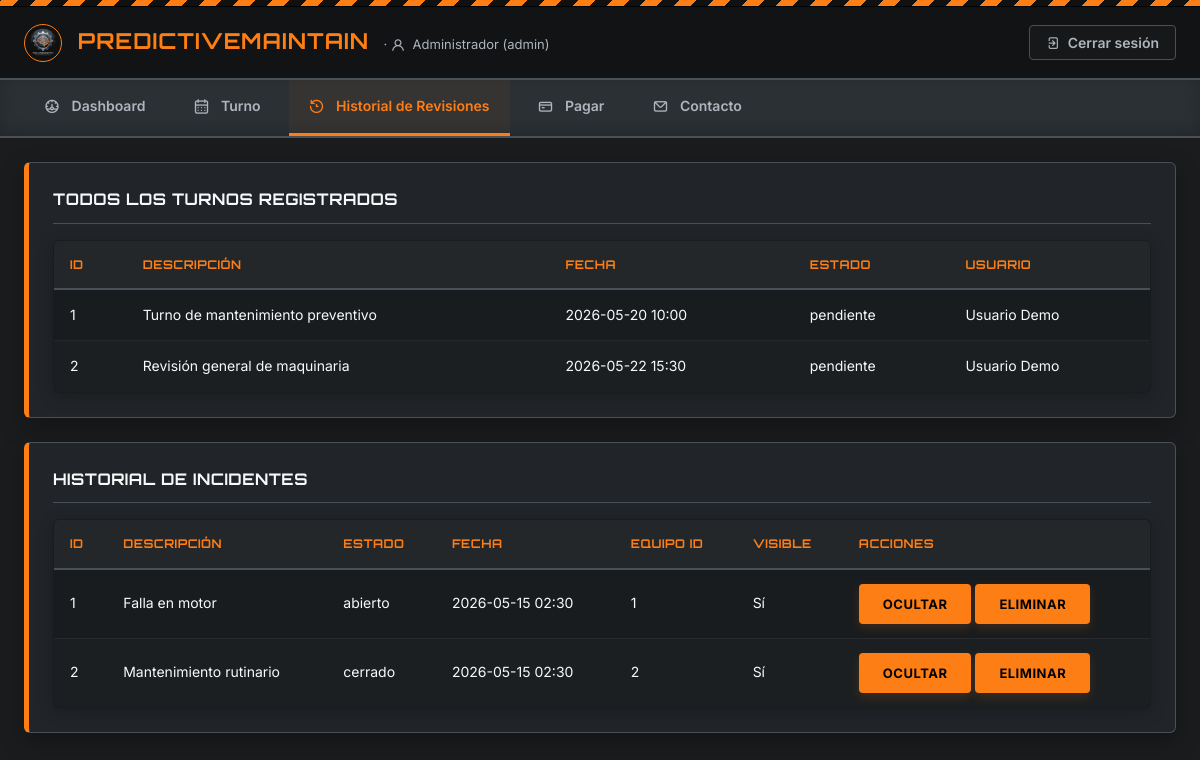
Screenshot of /frontend/vista/historial.php (signed in) with the database file from the repository.
### tables this page shows
CREATE TABLE turnos (
    id INT AUTO_INCREMENT PRIMARY KEY,
    usuario_id INT NOT NULL,
    descripcion VARCHAR(255) NOT NULL,
    fecha DATETIME NOT NULL,
    estado ENUM('pendiente','confirmado','cancelado') NOT NULL DEFAULT 'pendiente',
    creado_en DATETIME NOT NULL DEFAULT CURRENT_TIMESTAMP,
    FOREIGN KEY (usuario_id) REFERENCES usuarios(id) ON DELETE CASCADE
);

CREATE TABLE usuarios (
    id INT AUTO_INCREMENT PRIMARY KEY,
    nombre VARCHAR(255) NOT NULL,
    email VARCHAR(255) NOT NULL UNIQUE,
    password VARCHAR(255) NOT NULL,
    rol ENUM('admin','usuario') NOT NULL DEFAULT 'usuario',
    creado_en DATETIME NOT NULL DEFAULT CURRENT_TIMESTAMP
);

CREATE TABLE incidentes (
    id INT AUTO_INCREMENT PRIMARY KEY,
    descripcion TEXT NOT NULL,
    estado ENUM('abierto', 'cerrado', 'en_progreso') NOT NULL DEFAULT 'abierto',
    fecha DATETIME NOT NULL DEFAULT CURRENT_TIMESTAMP,
    equipo_id INT,
    visible TINYINT(1) NOT NULL DEFAULT 1,
    FOREIGN KEY (equipo_id) REFERENCES equipos(id) ON DELETE CASCADE
);

### frontend/vista/auth.php (called while the page is built, shortened)
<?php
function isAdmin() {
    return isset($_SESSION['rol']) && $_SESSION['rol'] === 'admin';
}
function getCurrentUserName() {
    return $_SESSION['nombre'] ?? 'Invitado';
}
function getCurrentUserRole() {
    return $_SESSION['rol'] ?? 'usuario';
}
?>

### backend/modelo/TurnoModelo.php (called while the page is built, shortened)
<?php
class TurnoModelo {
    private $conn;
    public function __construct() {
        $host = 'localhost';
        $user = 'root';
        $pass = '';
        $db = 'predictive_maintain';
        $this->conn = new mysqli($host, $user, $pass, $db);
    }
    public function listar($usuarioId = null) {
        if ($usuarioId === null) {
            $sql = 'SELECT t.id, t.descripcion, t.fecha, t.estado, t.usuario_id, u.nombre AS usuario_nombre FROM turnos t JOIN usuarios u ON t.usuario_id = u.id ORDER BY t.fecha ASC';
            $stmt = $this->conn->prepare($sql);
        } else {
            $sql = 'SELECT t.id, t.descripcion, t.fecha, t.estado, t.usuario_id, u.nombre AS usuario_nombre FROM turnos t JOIN usuarios u ON t.usuario_id = u.id WHERE t.usuario_id = ? ORDER BY t.fecha ASC';
            $stmt = $this->conn->prepare($sql);
            $stmt->bind_param('i', $usuarioId);
        }
        $stmt->execute();
        $result = $stmt->get_result();
        $turnos = [];
        while ($row = $result->fetch_assoc()) {
            $turnos[] = $row;
        }
        return $turnos;
    }
}
?>

### backend/modelo/IncidenteModelo.php (called while the page is built, shortened)
<?php
class IncidenteModelo {
    private $conn;
    public function __construct() {
        $host = 'localhost';
        $user = 'root';
        $pass = '';
        $db = 'predictive_maintain';
        $this->conn = new mysqli($host, $user, $pass, $db);
    }
    public function listar($soloVisibles = true) {
        if ($soloVisibles) {
            $sql = "SELECT id, descripcion, estado, fecha, equipo_id, visible FROM incidentes WHERE visible = 1";
            $stmt = $this->conn->prepare($sql);
        } else {
            $sql = "SELECT id, descripcion, estado, fecha, equipo_id, visible FROM incidentes";
            $stmt = $this->conn->prepare($sql);
        }
        $stmt->execute();
        $result = $stmt->get_result();
        $incidentes = [];
        while ($row = $result->fetch_assoc()) {
            $incidentes[] = $row;
        }
        return $incidentes;
    }
}
?>

### frontend/vista/historial.php (the view, shortened to what this page needs)
<?php
require_once 'auth.php';
$userId = getCurrentUserId();
$isAdmin = isAdmin();
$turnoModel = new TurnoModelo();
$incidenteModel = new IncidenteModelo();
$turnos = $turnoModel->listar($isAdmin ? null : $userId);
$incidentes = $incidenteModel->listar($isAdmin ? false : true);
?>
<!DOCTYPE html>
<html lang="es">
<head>
    <link rel="stylesheet" href="style.css">
</head>
<body>
    <div class="header-stripe"></div>
    <div class="header">
        <div>
            <strong><img src="logo.png" alt="Logo" style="width: 32px; height: 32px; vertical-align: middle; border-radius: 50%; margin-right: 8px; border: 1px solid var(--accent-color); background: #111; padding: 2px;"> PredictiveMaintain</strong>
            <span> · <i class="uil uil-user"></i> <?php echo htmlspecialchars(getCurrentUserName()); ?> (<?php echo htmlspecialchars(getCurrentUserRole()); ?>)</span>
        </div>
        <div><a href="logout.php"><i class="uil uil-signout"></i> Cerrar sesión</a></div>
    </div>
    <div class="nav">
        <a href="dashboard.php"><i class="uil uil-dashboard"></i> Dashboard</a>
        <a href="turno.php"><i class="uil uil-calendar-alt"></i> Turno</a>
        <a href="historial.php" class="active"><i class="uil uil-history"></i> Historial de Revisiones</a>
        <a href="pagar.php"><i class="uil uil-credit-card"></i> Pagar</a>
        <a href="contacto.php"><i class="uil uil-envelope"></i> Contacto</a>
    </div>
    <div class="container">
        <div class="card">
            <h2><?php echo $isAdmin ? 'Todos los turnos registrados' : 'Mis turnos registrados'; ?></h2>
            <table>
                <thead>
                    <tr>
                        <th>ID</th>
                        <th>Descripción</th>
                        <th>Fecha</th>
                        <th>Estado</th>
                        <th>Usuario</th>
                    </tr>
                </thead>
                <tbody>
                    <?php if (count($turnos) === 0): ?>
                        <tr><td colspan="5">No hay turnos registrados.</td></tr>
                    <?php else: ?>
                        <?php foreach ($turnos as $turno): ?>
                            <tr>
                                <td><?php echo intval($turno['id']); ?></td>
                                <td><?php echo htmlspecialchars($turno['descripcion']); ?></td>
                                <td><?php echo htmlspecialchars(date('Y-m-d H:i', strtotime($turno['fecha']))); ?></td>
                                <td><?php echo htmlspecialchars($turno['estado']); ?></td>
                                <td><?php echo htmlspecialchars($turno['usuario_nombre']); ?></td>
                            </tr>
                        <?php endforeach; ?>
                    <?php endif; ?>
                </tbody>
            </table>
        </div>
        <div class="card">
            <h2>Historial de incidentes</h2>
            <table>
                <thead>
                    <tr>
                        <th>ID</th>
                        <th>Descripción</th>
                        <th>Estado</th>
                        <th>Fecha</th>
                        <th>Equipo ID</th>
                        <?php if ($isAdmin): ?>
                            <th>Visible</th>
                            <th>Acciones</th>
                        <?php endif; ?>
                    </tr>
                </thead>
                <tbody>
                    <?php if (count($incidentes) === 0): ?>
                        <tr><td colspan="5">No hay incidentes registrados.</td></tr>
                    <?php else: ?>
                        <?php foreach ($incidentes as $incidente): ?>
                            <tr>
                                <td><?php echo intval($incidente['id']); ?></td>
                                <td><?php echo htmlspecialchars($incidente['descripcion']); ?></td>
                                <td><?php echo htmlspecialchars($incidente['estado']); ?></td>
                                <td><?php echo htmlspecialchars(date('Y-m-d H:i', strtotime($incidente['fecha']))); ?></td>
                                <td><?php echo intval($incidente['equipo_id']); ?></td>
                                <?php if ($isAdmin): ?>
                                    <td><?php echo $incidente['visible'] === '1' || $incidente['visible'] === 1 ? 'Sí' : 'No'; ?></td>
                                    <td>
                                        <form method="POST" style="display:inline;">
                                            <button type="submit"><?php echo $incidente['visible'] === '1' || $incidente['visible'] === 1 ? 'Ocultar' : 'Mostrar'; ?></button>
                                        </form>
                                        <form method="POST" style="display:inline;" onsubmit="return confirm('¿Eliminar este incidente?');">
                                            <button type="submit">Eliminar</button>
                                        </form>
                                    </td>
                                <?php endif; ?>
                            </tr>
                        <?php endforeach; ?>
                    <?php endif; ?>
                </tbody>
            </table>
        </div>
    </div>
</body>
</html>

### frontend/vista/style.css (style rules this page uses)
.nav a i { margin-right: 8px; font-size: 16px; vertical-align: middle; }
.header span i { margin-right: 4px; font-size: 14px; vertical-align: middle; }
.header a i { margin-right: 4px; font-size: 14px; vertical-align: middle; }
:root { --bg-color: #1a1c1e; --nav-bg: #2b3035; --card-bg: #212529; --border-color: #495057; --accent-color: #fd7e14; --accent-hover: #ff9233; --text-color: #f8f9fa; --text-muted: #adb5bd; --danger-color: #dc3545; --success-color: #198754; --warning-color: #ffc107; }
body { font-family: 'Inter', sans-serif; margin: 0; background-color: var(--bg-color); color: var(--text-color); line-height: 1.6; }
.header-stripe { height: 6px; background: repeating-linear-gradient( -45deg, var(--accent-color), var(--accent-color) 12px, #111 12px, #111 24px ); border-bottom: 1px solid #000; }
.header { display: flex; justify-content: space-between; align-items: center; padding: 16px 24px; background: #111315; border-bottom: 2px solid var(--border-color); }
.header strong { font-family: 'Orbitron', sans-serif; font-size: 22px; font-weight: 700; letter-spacing: 1px; color: var(--accent-color); text-transform: uppercase; }
.header span { font-size: 13px; color: var(--text-muted); margin-left: 10px; }
.header a { color: var(--text-muted); text-decoration: none; font-weight: 600; font-size: 14px; padding: 8px 16px; border: 1px solid var(--border-color); border-radius: 4px; background: rgba(255,255,255,0.02); transition: all 0.2s ease; }
.nav { background: var(--nav-bg); border-bottom: 2px solid var(--border-color); padding: 0 24px; display: flex; overflow-x: auto; gap: 8px; box-shadow: inset 0 -5px 15px rgba(0,0,0,0.2); }
.nav a { padding: 14px 20px; color: var(--text-muted); text-decoration: none; font-weight: 600; font-size: 14px; transition: all 0.2s ease; border-bottom: 3px solid transparent; display: inline-block; }
.nav a.active, .nav a:active { color: var(--accent-color); border-bottom: 3px solid var(--accent-color); background: rgba(253, 126, 20, 0.05); }
.container, .section { max-width: 1200px; margin: 0 auto; padding: 24px; box-sizing: border-box; }
h2 { font-family: 'Orbitron', sans-serif; color: var(--text-color); font-size: 20px; margin-top: 36px; margin-bottom: 18px; text-transform: uppercase; letter-spacing: 1px; border-bottom: 1px solid var(--border-color); padding-bottom: 10px; }
.card { background: var(--card-bg); border: 1px solid var(--border-color); border-left: 5px solid var(--accent-color); border-radius: 6px; padding: 24px; margin-bottom: 24px; box-shadow: 0 8px 24px rgba(0,0,0,0.3); }
.card h2, .card h3 { font-family: 'Orbitron', sans-serif; margin-top: 0; margin-bottom: 16px; color: var(--text-color); text-transform: uppercase; font-size: 16px; letter-spacing: 0.5px; }
button, .btn { background: var(--accent-color); color: #000; font-weight: 700; font-family: 'Inter', sans-serif; padding: 12px 24px; border: none; border-radius: 4px; cursor: pointer; text-transform: uppercase; font-size: 13px; letter-spacing: 0.5px; transition: all 0.2s ease; display: inline-block; box-shadow: 0 4px 10px rgba(253, 126, 20, 0.15); }
table { width: 100%; border-collapse: collapse; background: #191c1e; border: 1px solid var(--border-color); border-radius: 6px; overflow: hidden; margin-top: 16px; box-shadow: 0 4px 15px rgba(0,0,0,0.25); }
th, td { padding: 14px 16px; text-align: left; border-bottom: 1px solid rgba(255,255,255,0.05); }
th { background: #23272a; font-family: 'Orbitron', sans-serif; color: var(--accent-color); font-size: 12px; font-weight: 700; text-transform: uppercase; letter-spacing: 0.5px; border-bottom: 2px solid var(--border-color); }
td { font-size: 14px; color: var(--text-color); }
tr:nth-child(even) td { background: rgba(255,255,255,0.01); }

### rows the page displays
turnos: id "1", descripcion "Turno de mantenimiento preventivo", fecha "2026-05-20 10:00", estado "pendiente", usuario.nombre "Usuario Demo"
turnos: id "2", descripcion "Revisión general de maquinaria", fecha "2026-05-22 15:30", estado "pendiente", usuario.nombre "Usuario Demo"
incidentes: id "1", descripcion "Falla en motor", estado "abierto", fecha "2026-05-15 02:30", equipo "1", visible "Sí"
incidentes: id "2", descripcion "Mantenimiento rutinario", estado "cerrado", fecha "2026-05-15 02:30", equipo "2", visible "Sí"

### other values shown
getCurrentUserName() "Administrador"
getCurrentUserRole() "admin"
